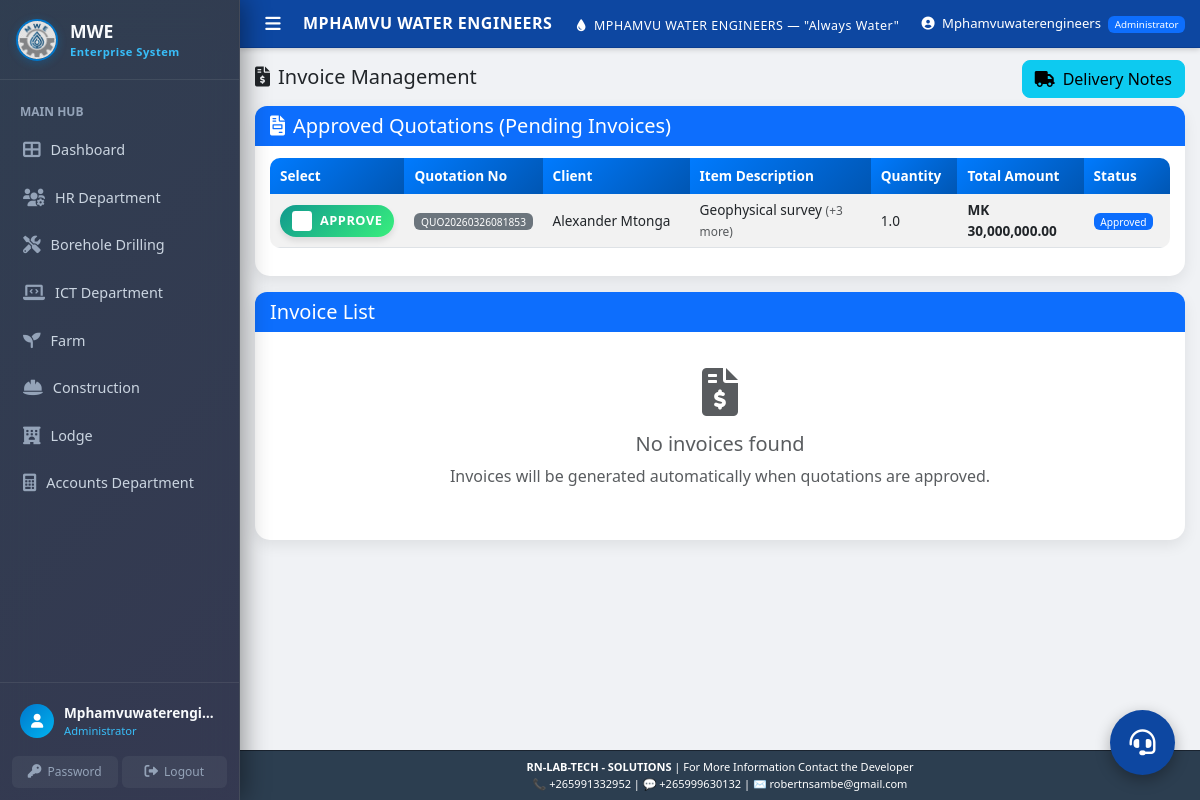
The app's page /accounts/invoices/invoices (signed in), older data.
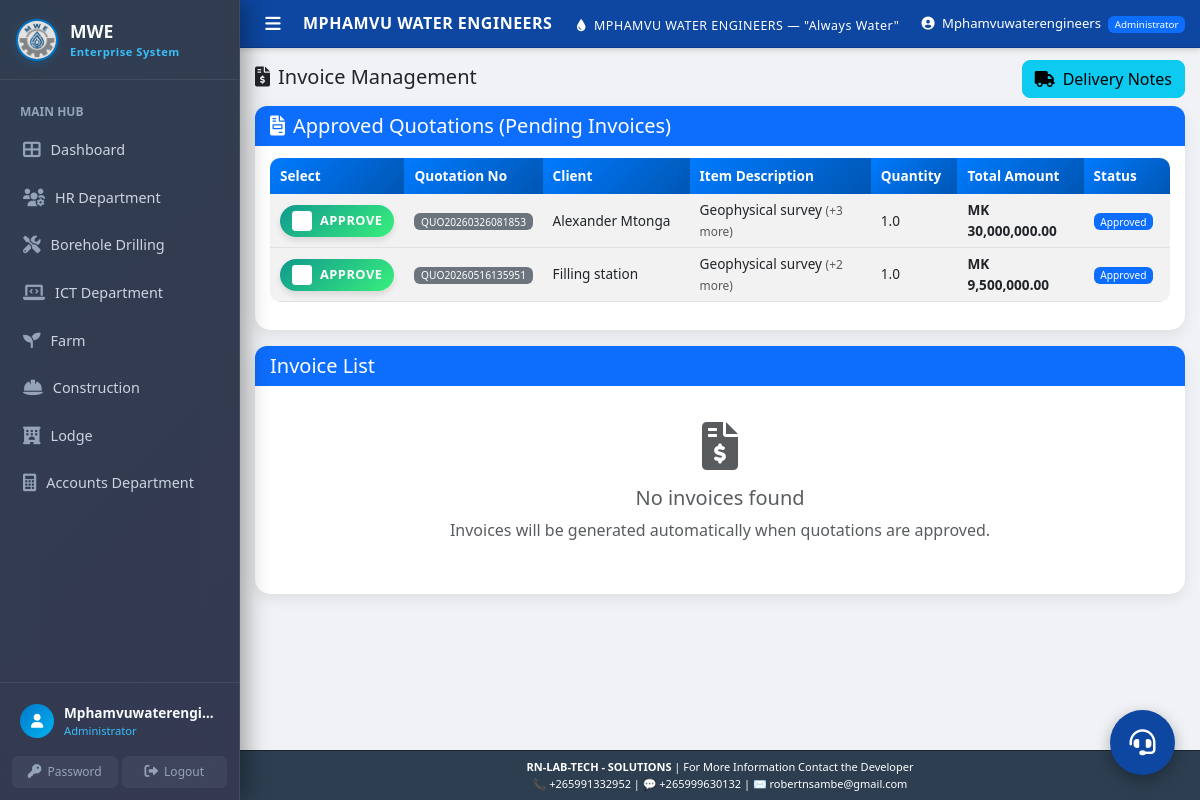
The same page, newer data.
### models.py (models this page shows)
class Quotation(db.Model):
    __tablename__ = 'quotations'
    quotation_id = db.Column(db.Integer, primary_key=True)
    client_id = db.Column(db.Integer, db.ForeignKey('clients.client_id'), nullable=False)
    project_location = db.Column(db.String(200), nullable=False)
    project_latitude = db.Column(db.Float, nullable=True)
    project_longitude = db.Column(db.Float, nullable=True)
    borehole_depth = db.Column(db.Float)
    equipment_cost = db.Column(db.Float, default=0)
    labour_cost = db.Column(db.Float, default=0)
    transport_cost = db.Column(db.Float, default=0)
    total_amount = db.Column(db.Float, nullable=False)
    validity_days = db.Column(db.Integer, default=30)
    description = db.Column(db.Text, default='We have pleasure in quoting our prices for borehole development as follows;')
    status = db.Column(db.String(20), default='Pending')
    delivery_confirmed = db.Column(db.Boolean, default=False)
    delivery_approved_by = db.Column(db.String(100))
    delivery_approved_date = db.Column(db.DateTime)
    invoice_generated = db.Column(db.Boolean, default=False)
    delivery_note_generated = db.Column(db.Boolean, default=False)
    created_at = db.Column(db.DateTime, default=datetime.utcnow)
    updated_at = db.Column(db.DateTime, default=datetime.utcnow, onupdate=datetime.utcnow)
    reference_number = db.Column(db.String(50), unique=True, default=lambda: get_reference_number('QUO'))
    department = db.Column(db.String(100), default='Borehole Drilling', nullable=False)
    client = db.relationship('Client', backref='quotations')
    quotation_items = db.relationship('QuotationItem', backref='quotation', cascade='all, delete-orphan')

class Client(db.Model):
    __tablename__ = 'clients'
    client_id = db.Column(db.Integer, primary_key=True)
    client_name = db.Column(db.String(200), nullable=False)
    phone = db.Column(db.String(20), nullable=False)
    email = db.Column(db.String(100))
    address = db.Column(db.Text, nullable=False)
    project_type = db.Column(db.String(100), nullable=False)
    quotation_amount = db.Column(db.Float, default=0)
    contract_status = db.Column(db.String(20), default='Pending')
    payment_status = db.Column(db.String(20), default='Pending')
    total_transactions = db.Column(db.Integer, default=0)
    completed_transactions = db.Column(db.Integer, default=0)
    on_time_payments = db.Column(db.Integer, default=0)
    defaults = db.Column(db.Integer, default=0)
    credit_score = db.Column(db.Integer, default=0)
    created_at = db.Column(db.DateTime, default=datetime.utcnow)
    updated_at = db.Column(db.DateTime, default=datetime.utcnow, onupdate=datetime.utcnow)
    department = db.Column(db.String(100), default='Borehole Drilling', nullable=False)
    reference_number = db.Column(db.String(50), unique=True, default=lambda: get_reference_number('CLI'))

class QuotationItem(db.Model):
    __tablename__ = 'quotation_items'
    id = db.Column(db.Integer, primary_key=True)
    quotation_id = db.Column(db.Integer, db.ForeignKey('quotations.quotation_id'), nullable=False)
    project_type = db.Column(db.String(200), nullable=False)
    unit = db.Column(db.String(50))
    quantity = db.Column(db.Float, nullable=False)
    unit_rate = db.Column(db.Float, nullable=False)
    total = db.Column(db.Float, nullable=False)

### accounts/invoice_routes.py (the view)
@finance_bp.route('/invoices')
@login_required
@admin_required
def list_invoices():
    query = Invoice.query
    invoices = apply_dept_filter(query, Invoice).order_by(Invoice.created_at.desc()).all()
    q_query = Quotation.query.filter_by(status='Approved', invoice_generated=False)
    approved_quotations = apply_dept_filter(q_query, Quotation).all()
    return render_template('accounts/invoices/list.html', invoices=invoices, approved_quotations=approved_quotations)

### accounts/invoice_routes.py (called while the page is built)
def login_required(f):
    @wraps(f)
    def decorated_function(*args, **kwargs):
        if 'user_id' not in session:
            return redirect(url_for('login'))
        return f(*args, **kwargs)
    return decorated_function

def admin_required(f):
    @wraps(f)
    def decorated_function(*args, **kwargs):
        if session.get('role') not in ['Administrator', 'HR Manager']:
            flash('Administrator access required', 'error')
            return redirect(url_for('dashboard'))
        return f(*args, **kwargs)
    return decorated_function

### app.py (called while the page is built)
@app.context_processor
def inject_now():
    return {
        'datetime': datetime,
    }

### utils/auth_utils.py (called while the page is built)
def apply_dept_filter(query, model):
    role = session.get('role')
    dept_context = session.get('department_context')
    if dept_context:
        return query.filter(model.department == dept_context)
    if role in ['Administrator', 'Director', 'HR Manager', 'Accountant']:
        return query # No filter applied, they see everything
    return query.filter(model.department == 'Borehole Drilling')

### templates/accounts/invoices/list.html (shortened to what the changed rows need)
{% extends "base.html" %}
{% block content %}
<div class="row mb-2">
    <div class="col-12">
        <div class="d-flex justify-content-between align-items-center">
            <h2><i class="fas fa-file-invoice-dollar me-2"></i>Invoice Management</h2>
        </div>
    </div>
</div>
{% include 'accounts/approved_quotations.html' %}
{% endblock %}

### templates/accounts/approved_quotations.html (shortened to what this page needs)
<div class="card mb-4 border-primary">
    <div class="card-header bg-primary text-white d-flex justify-content-between align-items-center">
        <h5 class="mb-0"><i class="fas fa-file-invoice me-2"></i>Approved Quotations (Pending Invoices)</h5>
    </div>
    <div class="card-body">
        {% if approved_quotations %}
        <div class="table-responsive">
            <table class="table table-striped table-hover align-middle">
                <thead>
                    <tr>
                        <th width="5%">Select</th>
                        <th width="15%">Quotation No</th>
                        <th width="20%">Client</th>
                        <th width="25%">Item Description</th>
                        <th width="10%">Quantity</th>
                        <th width="15%">Total Amount</th>
                        <th width="10%">Status</th>
                    </tr>
                </thead>
                <tbody>
                    {% for q in approved_quotations %}
                    <tr id="quotation-row-{{ q.quotation_id }}">
                        <td>
                            <div class="delivery-checkbox-wrapper" onclick="document.getElementById('check-{{ q.quotation_id }}').click();">
                                <input class="form-check-input delivery-checkbox m-0" type="checkbox" value="{{ q.quotation_id }}" id="check-{{ q.quotation_id }}" onclick="event.stopPropagation();">
                                <label class="delivery-checkbox-label form-check-label" for="check-{{ q.quotation_id }}" onclick="event.stopPropagation();">Approve</label>
                            </div>
                        </td>
                        <td><span class="badge bg-secondary">{{ q.reference_number }}</span></td>
                        <td>{{ q.client.client_name }}</td>
                        <td>
                            {% if q.quotation_items %}
                                {{ q.quotation_items[0].project_type }}
                                {% if q.quotation_items|length > 1 %}
                                    <small class="text-muted">(+{{ q.quotation_items|length - 1 }} more)</small>
                                {% endif %}
                            {% else %}
                                N/A
                            {% endif %}
                        </td>
                        <td>
                            {% if q.quotation_items %}
                                {{ q.quotation_items[0].quantity }}
                            {% else %}
                                0
                            {% endif %}
                        </td>
                        <td><strong>MK {{ "{:,.2f}".format(q.total_amount) }}</strong></td>
                        <td>
                            <span class="badge bg-primary" id="status-badge-{{ q.quotation_id }}">Approved</span>
                        </td>
                    </tr>
                    {% endfor %}
                </tbody>
            </table>
        </div>
        {% else %}
        <div class="text-center py-3">
            <p class="text-muted mb-0">No approved quotations awaiting delivery.</p>
        </div>
        {% endif %}
    </div>
</div>

Row changes from the older to the newer data that the page shows:
now on this page (row edited): Quotation: reference_number "QUO20260516135951", client.client_name "Filling station", project_type "Geophysical survey", quotation_items|length "2", quantity "1.0", total_amount "9,500,000.00"
